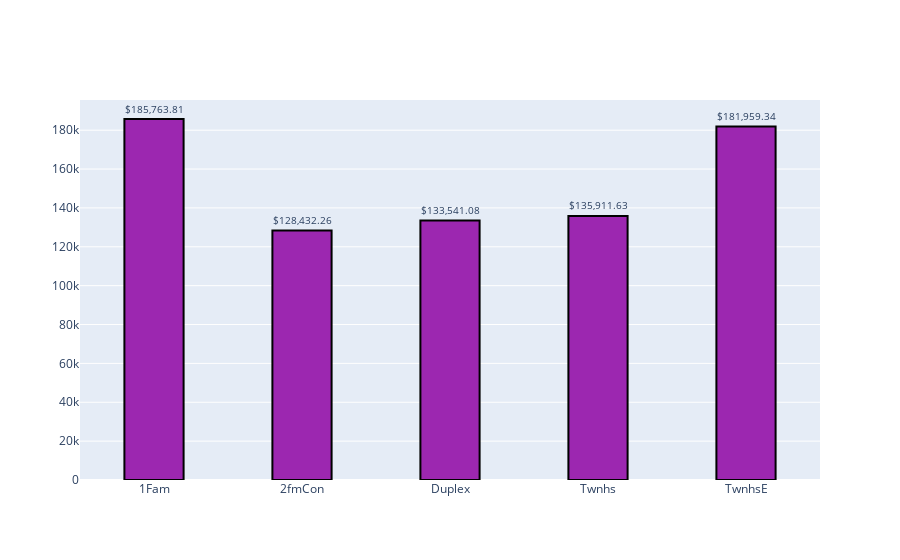

Notebook code for this chart:
### Code cell
go.Figure(data=[go.Bar(
    x=dwelling_prices.index,
    y=dwelling_prices.values,
    marker_color='rgb(156, 39, 176)',
    text=formatted_dwelling_prices,
    textposition='outside',
    width=0.4,
    marker=dict(line=dict(width=2, color='rgba(0,0,0,1)'), opacity=1)
)])

### Figure 1 — Plotly figure (JSON) as saved in the notebook; plotly's stock layout.template omitted (floating-point values rounded to 4 significant figures)
{"data": [{"marker": {"color": "rgb(156, 39, 176)", "line": {"color": "rgba(0,0,0,1)", "width": 2}, "opacity": 1}, "text": ["$185,763.81", "$128,432.26", "$133,541.08", "$135,911.63", "$181,959.34"], "textposition": "outside", "type": "bar", "width": 0.4, "x": ["1Fam", "2fmCon", "Duplex", "Twnhs", "TwnhsE"], "y": [185800.0, 128400.0, 133500.0, 135900.0, 182000.0]}], "layout": {}}
